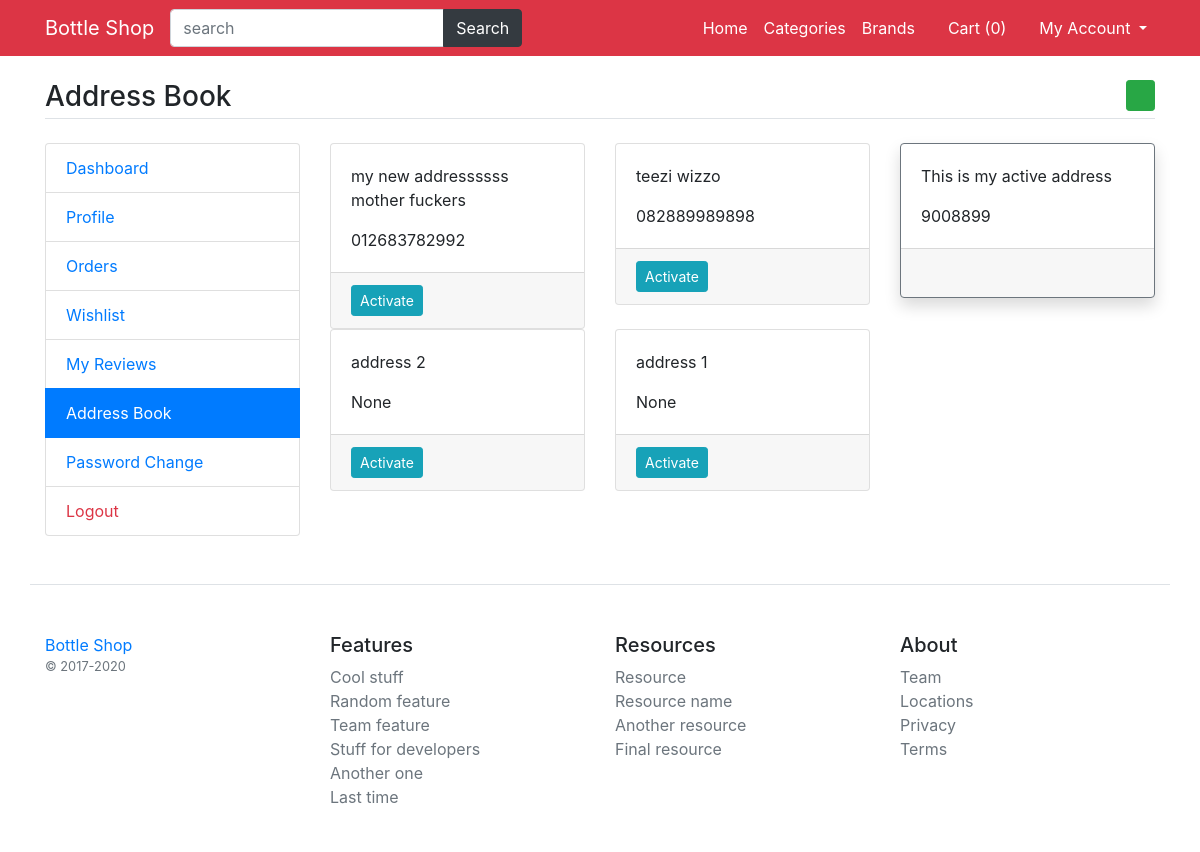
Screenshot of /my-addressbook (signed in) with the database file from the repository.
### main/models.py (models this page shows)
class UserAddressBook(models.Model):
    user=models.ForeignKey(User,on_delete=models.CASCADE)
    mobile=models.CharField(max_length=50, null=True)
    address=models.TextField()
    status=models.BooleanField(default=False)
    class Meta:
        verbose_name_plural = 'AddressBook'

### main/views.py (the view)
# urls.py: path('my-addressbook', views.my_addressbook, name='my-addressbook'),
def my_addressbook(request):
    addbook=UserAddressBook.objects.filter(user=request.user).order_by('-id')
    return render(request, 'user/addressbook.html',{'addbook':addbook})

### main/template_context.py (called while the page is built)
def get_filters(request):
    cats=Product.objects.distinct().values('category__title')
    brands=Product.objects.distinct().values('brand__title','brand__id')
    colors=ProductAttribute.objects.distinct().values('color__title','color__id', 'color__color_code')
    sizes=ProductAttribute.objects.distinct().values('size__title','size__id')
    minMaxPrice=ProductAttribute.objects.aggregate(Min('price'),Max('price'))
    data={
        'cats':cats,
        'brands':brands,
        'colors':colors,
        'sizes':sizes,
        'minMaxPrice':minMaxPrice,
    }
    return data

### main/templates/user/addressbook.html (shortened to what this page needs)
{% extends 'base.html' %}
{% load static %}
{% block content %}
<main class="container my-4">
	<h3 class="my-4 border-bottom pb-1">Address Book <a href="{% url 'add-address' %}" class="float-right btn btn-sm btn-success"><i class="fa fa-plus"></i></a></h3>
	<div class="row">
        <div class="col-md-3">
            {% include 'user/user-sidebar.html' %}
        </div>
        <div class="col-md-9">
            <div class="row">
                {% for add in addbook %}
                <div class="col-md-4">
                    <div class="card mb-3s {% if add.status %} border-secondary shadow {% endif %} address{{add.id}} address">
                        <div class="card-body">
                            <p class="card-text">{{add.address}}</p>
                            <p class="card-text">{{add.mobile}}</p>
                        </div>
                        {% if add.status %}
                        <div class="card-footer">
                            <i class="fa fa-check-circle text-success check{{add.id}} check"></i>
                             <a href="{% url 'update-address' add.id %}" class="float-right"><i class="fa fa-edit"></i></a>
                        </div>
                        {% else %}
                        <div class="card-footer footer{{add.id}}">
                            <button data-address="{{add.id}}" class="btn btn-sm btn-info
                            activate-address btn{{add.id}} actbtn">Activate</button>
                            <a href="{% url 'update-address' add.id %}" class="float-right"><i class="fa fa-edit"></i></a>
                        </div>
                        {% endif %}
                    </div>
                </div>
                {% endfor %}
            </div>
        </div>
	</div>
</main>
{% endblock content %}

### rows the page displays
UserAddressBook: address "my new addressssss mother fuckers", mobile "012683782992"
UserAddressBook: address "teezi wizzo", mobile "082889989898"
UserAddressBook: address "This is my active address", mobile "9008899"
UserAddressBook: address "address 2", mobile "None"
UserAddressBook: address "address 1", mobile "None"

### other values shown
{{ request.session.cartdata|length }} "0"
